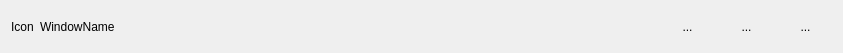
<?xml version="1.0" encoding="UTF-8"?>
<ui version="4.0">
 <class>CWindowCtrlWidget</class>
 <widget class="QWidget" name="CWindowCtrlWidget">
  <property name="geometry">
   <rect>
    <x>0</x>
    <y>0</y>
    <width>843</width>
    <height>53</height>
   </rect>
  </property>
  <property name="windowTitle">
   <string>CWindowCtrlWidget</string>
  </property>
  <property name="styleSheet">
   <string notr="true">.QToolButton
{
	background-color:transparent;
	border:none;
	width:50px;
	height:50px;
}

.QToolButton:hover
{
	background-color:rgb(182,182,182);
}

.QToolButton:pressed
{
	background-color:rgb(128,128,128);
}</string>
  </property>
  <layout class="QHBoxLayout" name="horizontalLayout">
   <property name="topMargin">
    <number>0</number>
   </property>
   <property name="bottomMargin">
    <number>0</number>
   </property>
   <item>
    <widget class="QLabel" name="label_Icon">
     <property name="text">
      <string>Icon</string>
     </property>
    </widget>
   </item>
   <item>
    <widget class="QLabel" name="label_WindowName">
     <property name="text">
      <string>WindowName</string>
     </property>
    </widget>
   </item>
   <item>
    <spacer name="horizontalSpacer">
     <property name="orientation">
      <enum>Qt::Horizontal</enum>
     </property>
     <property name="sizeHint" stdset="0">
      <size>
       <width>512</width>
       <height>20</height>
      </size>
     </property>
    </spacer>
   </item>
   <item>
    <widget class="QToolButton" name="Btn_Min">
     <property name="styleSheet">
      <string notr="true"/>
     </property>
     <property name="text">
      <string>...</string>
     </property>
     <property name="icon">
      <iconset resource="../project/SpeedMonitor.qrc">
       <normaloff>:/resource/min.png</normaloff>:/resource/min.png</iconset>
     </property>
     <property name="iconSize">
      <size>
       <width>25</width>
       <height>25</height>
      </size>
     </property>
    </widget>
   </item>
   <item>
    <widget class="QToolButton" name="Btn_Max">
     <property name="styleSheet">
      <string notr="true"/>
     </property>
     <property name="text">
      <string>...</string>
     </property>
     <property name="icon">
      <iconset resource="../project/SpeedMonitor.qrc">
       <normaloff>:/resource/max.png</normaloff>:/resource/max.png</iconset>
     </property>
     <property name="iconSize">
      <size>
       <width>25</width>
       <height>25</height>
      </size>
     </property>
     <property name="checkable">
      <bool>true</bool>
     </property>
    </widget>
   </item>
   <item>
    <widget class="QToolButton" name="Btn_Close">
     <property name="styleSheet">
      <string notr="true"/>
     </property>
     <property name="text">
      <string>...</string>
     </property>
     <property name="icon">
      <iconset resource="../project/SpeedMonitor.qrc">
       <normaloff>:/resource/close.png</normaloff>:/resource/close.png</iconset>
     </property>
     <property name="iconSize">
      <size>
       <width>30</width>
       <height>30</height>
      </size>
     </property>
    </widget>
   </item>
  </layout>
 </widget>
 <layoutdefault spacing="6" margin="11"/>
 <resources>
  <include location="../project/SpeedMonitor.qrc"/>
 </resources>
 <connections/>
</ui>
